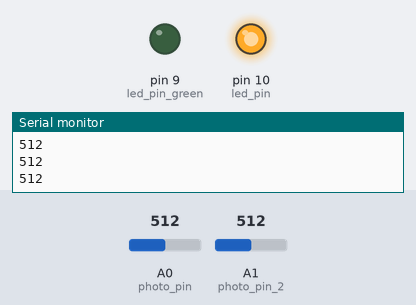
Bench run of a sketch on a simulated Arduino Uno, built with avr-gcc and run on an emulated ATmega328P. Parts: output pins drawn as LEDs (lit = HIGH), the last lines printed to the serial monitor. Inputs (shaded band) come from the test bench; at power-on: A0 (photo_pin) = 512, A1 (photo_pin_2) = 512.

Above: at 1.2 s.
1.3 s: A0 (photo_pin) set to 586
2.8 s: A0 (photo_pin) set to 617
At 3.9 s:
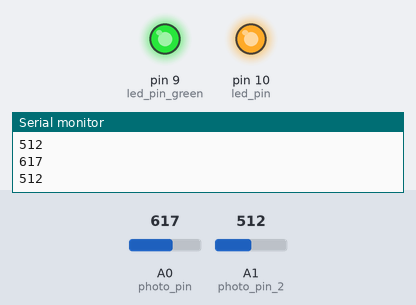
4.3 s: A1 (photo_pin_2) set to 589
5.8 s: A1 (photo_pin_2) set to 609
At 6.3 s:
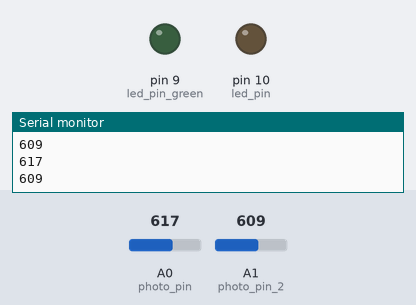
7.3 s: A1 (photo_pin_2) set to 590
At 8.3 s:
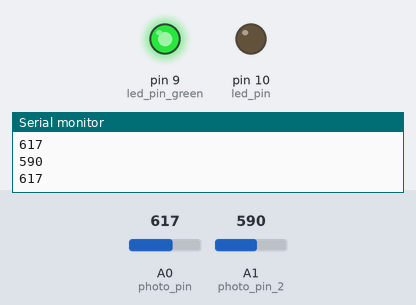
8.8 s: A0 (photo_pin) set to 306
At 9.8 s:
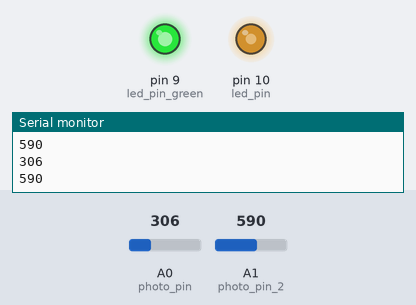
Timing chart, 0 to 11.3 s (numbered marks = the images above; inputs shaded):
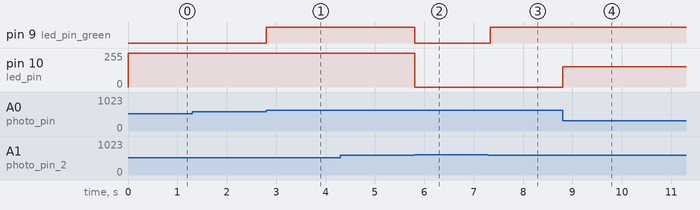

Measured:
- the behaviour switches between 600 and 601 on A0 (photo_pin) (found by bisection; images 0 and 1)
- the behaviour switches between 600 and 601 on A1 (photo_pin_2) (found by bisection; images 1 and 2)
- after the input at 2.8 s, pin 9 (led_pin_green): LOW → HIGH at once
- after the input at 5.8 s, pin 9 (led_pin_green): HIGH → LOW at once; pin 10 (led_pin): 255/255 → 0/255 at once
- after the input at 7.3 s, pin 9 (led_pin_green): LOW → HIGH at once
- after the input at 8.8 s, pin 10 (led_pin): 0/255 → 153/255 at once

The sketch:

PHOTO_SENSOR.ino
```cpp
const int led_pin = 10;
const int led_pin_green = 9;
const int photo_pin = 0;
const int photo_pin_2 = 1;
void setup()
{
 Serial.begin(9600);
 pinMode(led_pin, OUTPUT);
 pinMode(led_pin_green, OUTPUT);

}

void loop()
{
  Serial.println(analogRead(photo_pin));
  Serial.println('\n');
  Serial.println(analogRead(photo_pin_2));

  int photo_val = analogRead(photo_pin);
  int photo_val2 = analogRead(photo_pin_2);
  if(photo_val <= 600)
  {
     analogWrite(led_pin,analogRead(photo_pin)/2);
  }

  else if(photo_val2 <= 600)
  {
    analogWrite(led_pin_green,analogRead(photo_pin_2)/2);
  }
  else
  {
    analogWrite(led_pin, 0);
    analogWrite(led_pin_green,0);
  }
  delay(50);
}

//general value is 840-850
//white value is 700-710-720-730
//black value 500-520
//red value 590-620
```
